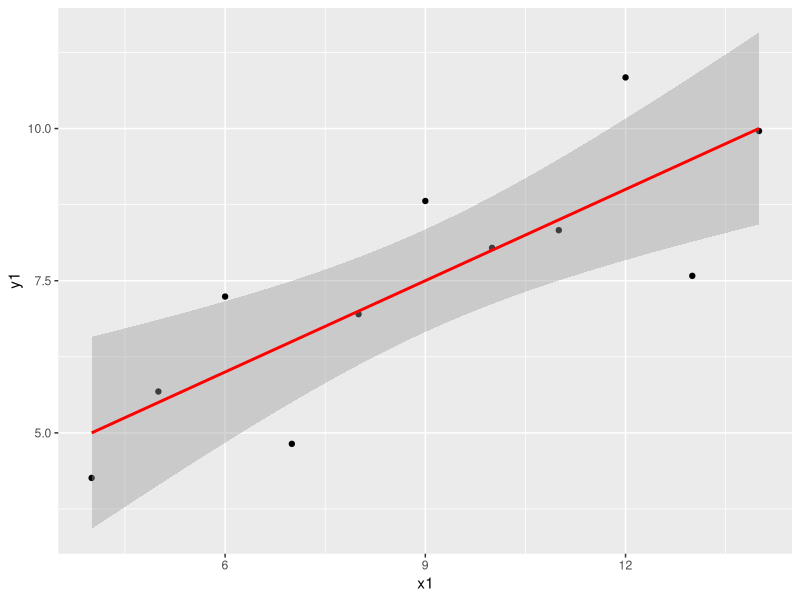
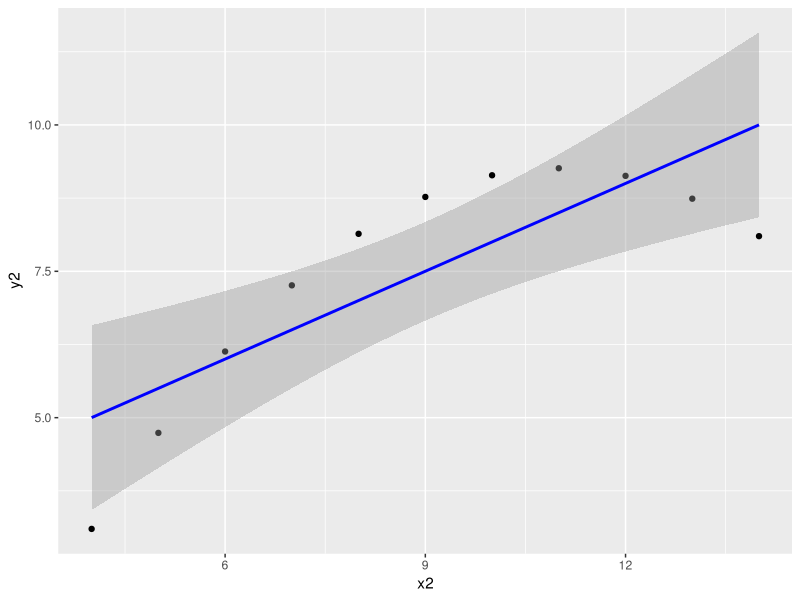
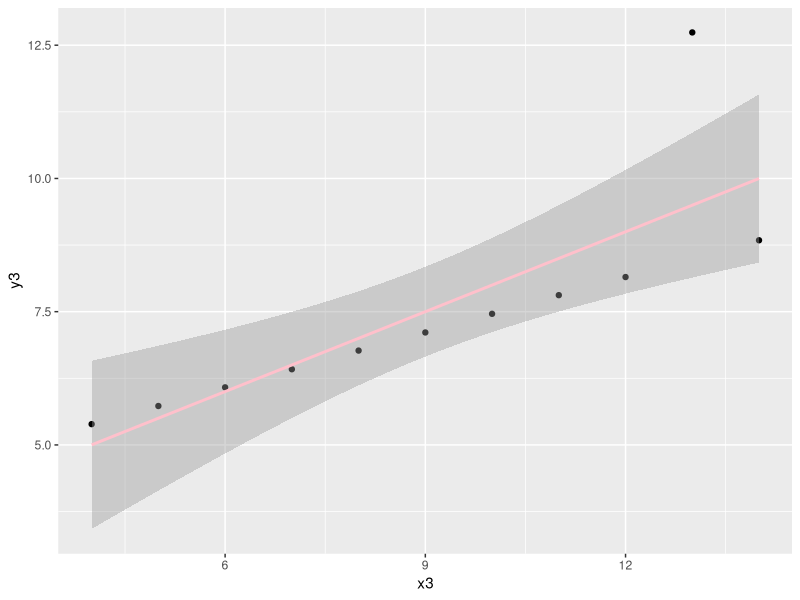
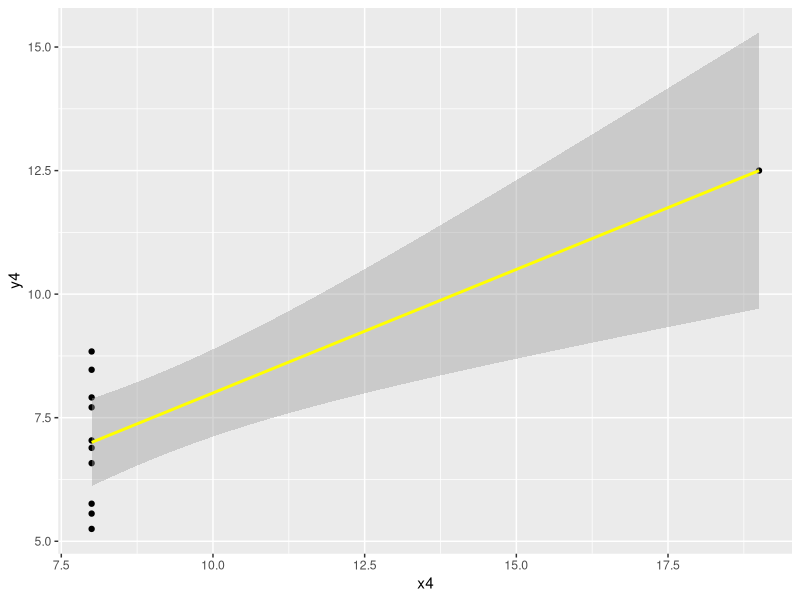

Generate these figures, in order, with R:
## ---- chunk 1
data(anscombe)
attach(anscombe)
library(ggplot2)

m1 <- lm(y1 ~ x1)


ggplot(anscombe, aes(x = x1, y = y1)) + 
  geom_point() +
  stat_smooth(method = "lm", col = "red")
summary(m1)# Multiple R-Square: 0.6665
## ---- chunk 2
m2 <- lm(y2 ~ x2)

ggplot(anscombe, aes(x = x2, y = y2)) + 
  geom_point() +
  stat_smooth(method = "lm", col = "blue")
summary(m2)# Multiple R-Square: 0.6662

## ---- chunk 3

m3 <- lm(y3 ~ x3)
summary(m3)# Multiple R-Square: 0.6663

ggplot(anscombe, aes(x = x3, y = y3)) + 
  geom_point() +
  stat_smooth(method = "lm", col = "pink")
## ---- chunk 4
m4 <- lm(y4 ~ x4)
summary(m4) # Multiple R-Square: 0.6667

ggplot(anscombe, aes(x = x4, y = y4)) + 
  geom_point() +
  stat_smooth(method = "lm", col = "yellow")

